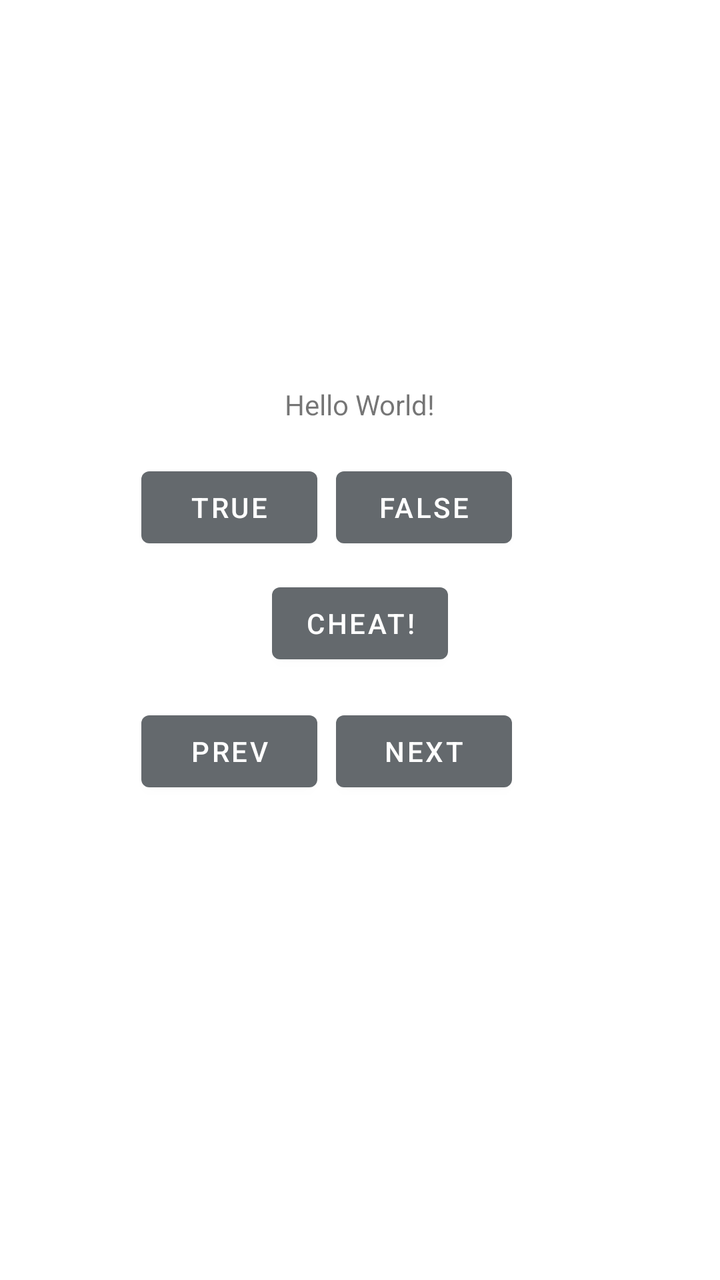
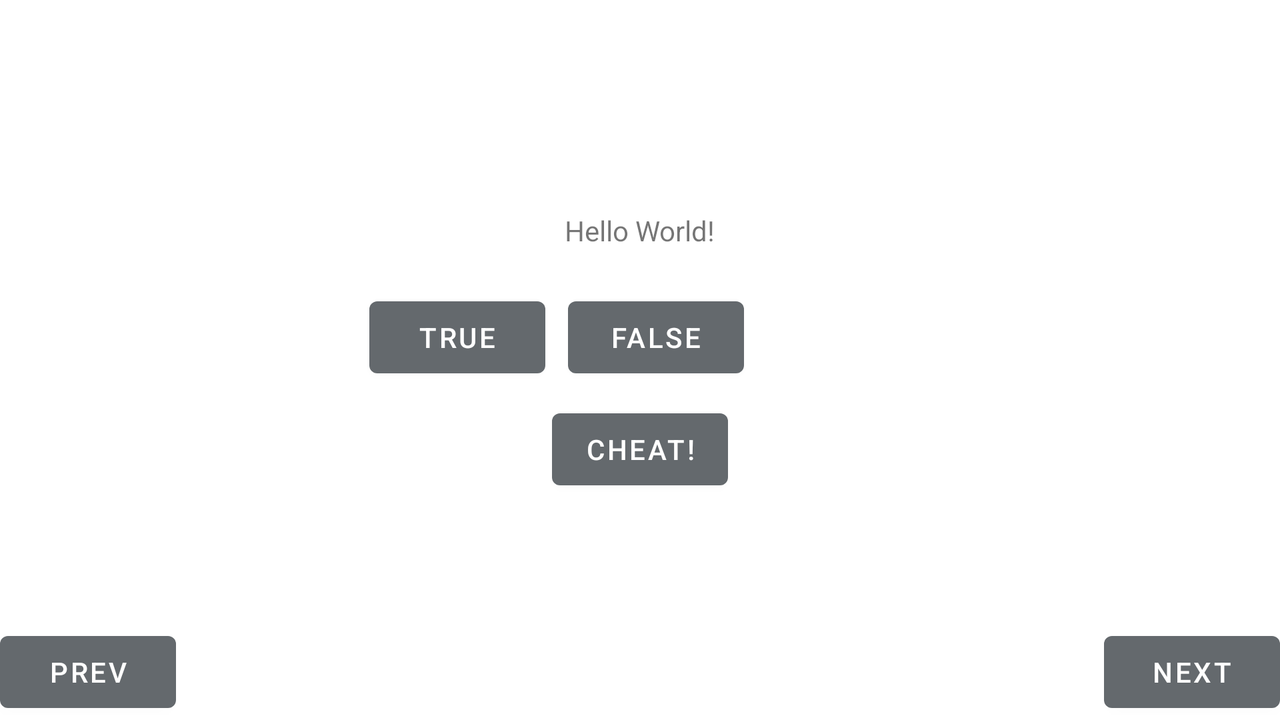

An Android layout and its configuration variant, each rendered on a device that would load it. The default file and the variant file are quoted in full after the pictures.
<!-- AndroidManifest.xml: application theme Theme.TamrinSeventQ2TrueFalseQ -->
<!-- res/layout/activity_main.xml -->
<?xml version="1.0" encoding="utf-8"?>
<androidx.constraintlayout.widget.ConstraintLayout xmlns:android="http://schemas.android.com/apk/res/android"
    xmlns:app="http://schemas.android.com/apk/res-auto"
    xmlns:tools="http://schemas.android.com/tools"
    android:layout_width="match_parent"
    android:layout_height="match_parent"
    tools:context=".MainActivity">

    <TextView
        android:id="@+id/textView_q"
        android:layout_width="wrap_content"
        android:layout_height="wrap_content"
        android:text="Hello World!"
        app:layout_constraintBottom_toBottomOf="parent"
        app:layout_constraintLeft_toLeftOf="parent"
        app:layout_constraintRight_toRightOf="parent"
        app:layout_constraintTop_toTopOf="parent"
        app:layout_constraintVertical_bias="0.31" />

    <Button
        android:id="@+id/button_f"
        android:layout_width="wrap_content"
        android:layout_height="wrap_content"
        android:layout_marginTop="8dp"
        android:layout_marginEnd="104dp"
        android:onClick="choseButton"
        android:text="False"
        app:layout_constraintBottom_toTopOf="@+id/button_cheat"
        app:layout_constraintEnd_toEndOf="parent"
        app:layout_constraintTop_toBottomOf="@+id/textView_q" />

    <Button
        android:id="@+id/button_t"
        android:layout_width="wrap_content"
        android:layout_height="wrap_content"
        android:layout_marginEnd="8dp"
        android:onClick="choseButton"
        android:text="TRUE"
        app:layout_constraintEnd_toStartOf="@+id/button_f"
        app:layout_constraintHorizontal_bias="0.982"
        app:layout_constraintStart_toStartOf="parent"
        app:layout_constraintTop_toTopOf="@+id/button_f" />

    <Button
        android:id="@+id/button_cheat"
        android:layout_width="wrap_content"
        android:layout_height="wrap_content"
        android:layout_marginTop="76dp"
        android:onClick="choseButton"
        android:text="CHEAT!"
        app:layout_constraintEnd_toEndOf="parent"
        app:layout_constraintStart_toStartOf="parent"
        app:layout_constraintTop_toBottomOf="@+id/textView_q" />

    <Button
        android:id="@+id/button_next"
        android:layout_width="wrap_content"
        android:layout_height="wrap_content"
        android:layout_marginTop="16dp"
        android:onClick="choseButton"
        android:text="NEXT"
        app:icon="@drawable/ic_baseline_arrow_forward_ios_24"
        app:iconGravity="textEnd"
        app:layout_constraintStart_toStartOf="@+id/button_f"
        app:layout_constraintTop_toBottomOf="@+id/button_cheat" />

    <Button
        android:id="@+id/button_prev"
        android:layout_width="wrap_content"
        android:layout_height="wrap_content"
        android:onClick="choseButton"
        android:text="PREV"
        app:icon="@drawable/ic_baseline_arrow_back_ios_24"
        app:iconGravity="textStart"
        app:layout_constraintEnd_toEndOf="@+id/button_t"
        app:layout_constraintTop_toTopOf="@+id/button_next" />

</androidx.constraintlayout.widget.ConstraintLayout>
<!-- resources referenced by this layout -->
<resources>
  <style name="Theme.TamrinSeventQ2TrueFalseQ" parent="Theme.MaterialComponents.DayNight.DarkActionBar">
          
          <item name="colorPrimary">#64696D</item>
          <item name="colorPrimaryVariant">@color/purple_700</item>
          <item name="colorOnPrimary">@color/white</item>
          
          <item name="colorSecondary">@color/teal_200</item>
          <item name="colorSecondaryVariant">@color/teal_700</item>
          <item name="colorOnSecondary">@color/black</item>
          
          <item name="android:statusBarColor" tools:targetApi="l">?attr/colorPrimaryVariant</item>
          
      </style>
</resources>
<!-- res/layout-land/activity_main.xml (the repository's variant of the layout above) -->
<!-- drawn on the phone turned sideways -->
<?xml version="1.0" encoding="utf-8"?>
<androidx.constraintlayout.widget.ConstraintLayout xmlns:android="http://schemas.android.com/apk/res/android"
    xmlns:app="http://schemas.android.com/apk/res-auto"
    xmlns:tools="http://schemas.android.com/tools"
    android:layout_width="match_parent"
    android:layout_height="match_parent"
    tools:context=".MainActivity">

    <TextView
        android:id="@+id/textView_q"
        android:layout_width="wrap_content"
        android:layout_height="wrap_content"
        android:text="Hello World!"
        app:layout_constraintBottom_toBottomOf="parent"
        app:layout_constraintLeft_toLeftOf="parent"
        app:layout_constraintRight_toRightOf="parent"
        app:layout_constraintTop_toTopOf="parent"
        app:layout_constraintVertical_bias="0.31" />

    <Button
        android:id="@+id/button_f"
        android:layout_width="wrap_content"
        android:layout_height="wrap_content"
        android:layout_marginEnd="268dp"
        android:layout_marginBottom="8dp"
        android:onClick="choseButton"
        android:text="False"
        app:layout_constraintBottom_toTopOf="@+id/button_cheat"
        app:layout_constraintEnd_toEndOf="parent" />

    <Button
        android:id="@+id/button_t"
        android:layout_width="wrap_content"
        android:layout_height="wrap_content"
        android:layout_marginEnd="8dp"
        android:onClick="choseButton"
        android:text="TRUE"
        app:layout_constraintEnd_toStartOf="@+id/button_f"
        app:layout_constraintHorizontal_bias="0.982"
        app:layout_constraintStart_toStartOf="parent"
        app:layout_constraintTop_toTopOf="@+id/button_f" />

    <Button
        android:id="@+id/button_cheat"
        android:layout_width="wrap_content"
        android:layout_height="wrap_content"
        android:layout_marginTop="76dp"
        android:onClick="choseButton"
        android:text="CHEAT!"
        app:layout_constraintEnd_toEndOf="parent"
        app:layout_constraintStart_toStartOf="parent"
        app:layout_constraintTop_toBottomOf="@+id/textView_q" />

    <Button
        android:id="@+id/button_next"
        android:layout_width="wrap_content"
        android:layout_height="wrap_content"
        android:onClick="choseButton"
        android:text="NEXT"
        app:icon="@drawable/ic_baseline_arrow_forward_ios_24"
        app:iconGravity="textEnd"
        app:layout_constraintBottom_toBottomOf="parent"
        app:layout_constraintEnd_toEndOf="parent"
        app:layout_constraintTop_toTopOf="@+id/button_prev" />

    <Button
        android:id="@+id/button_prev"
        android:layout_width="wrap_content"
        android:layout_height="wrap_content"
        android:onClick="choseButton"
        android:text="PREV"
        app:icon="@drawable/ic_baseline_arrow_back_ios_24"
        app:iconGravity="textStart"
        app:layout_constraintBottom_toBottomOf="parent"
        app:layout_constraintStart_toStartOf="parent" />

</androidx.constraintlayout.widget.ConstraintLayout>
